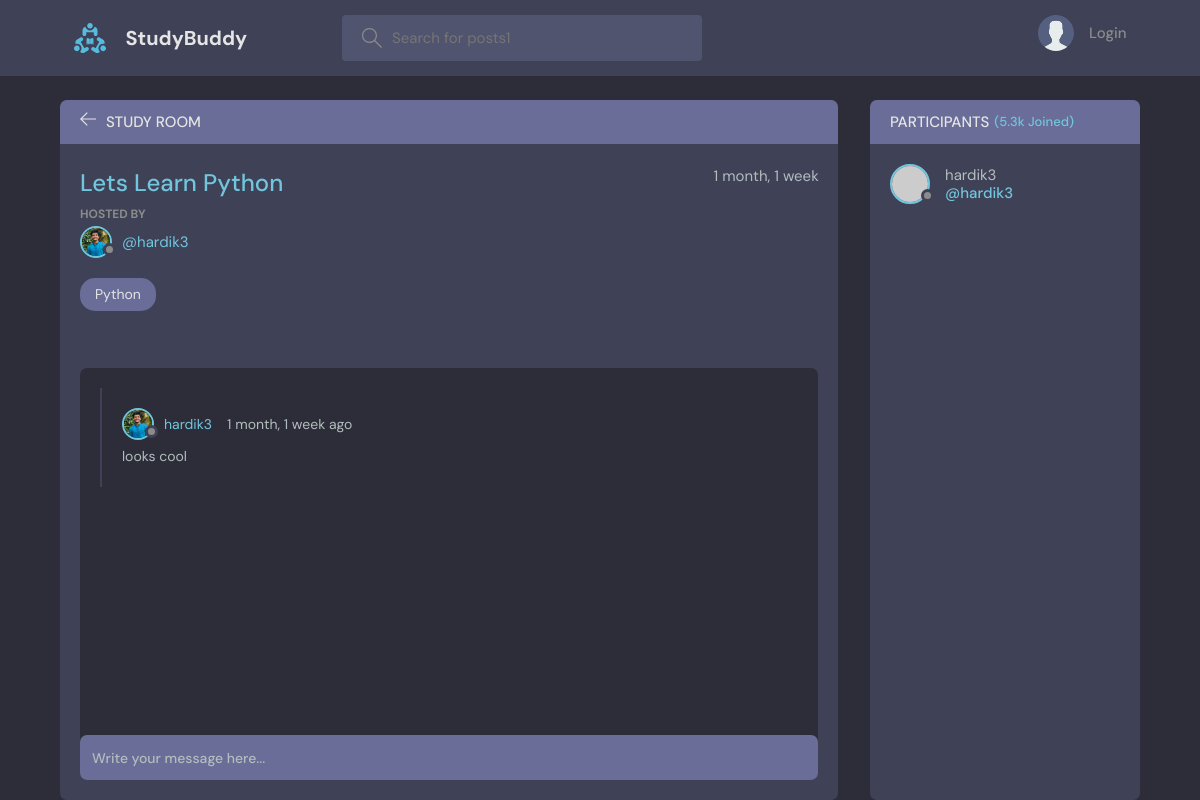
The page /room/1 on the database as committed earlier.
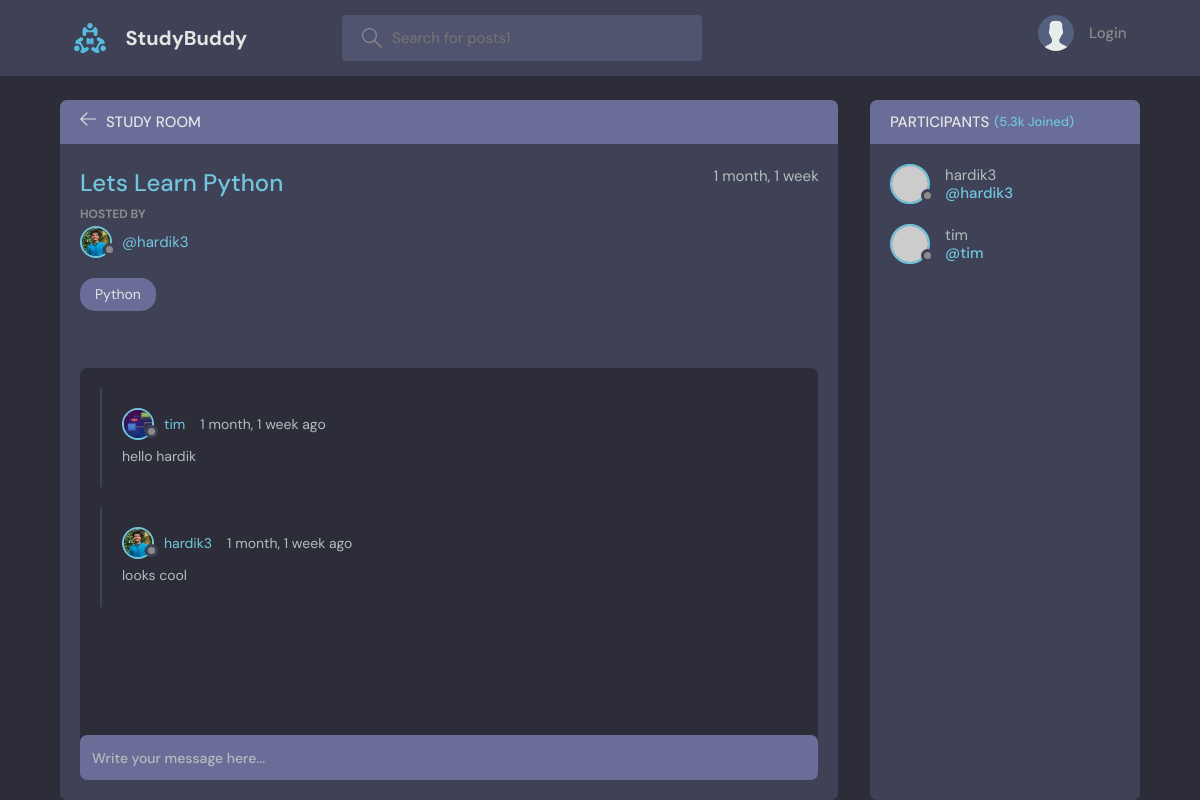
The same page on the database as committed later.
### base/models.py (models this page shows, shortened)
class Room(models.Model):
    host = models.ForeignKey(User, null=True, on_delete=models.SET_NULL)
    name = models.CharField(max_length=200)
    description = models.TextField(null=True, blank=True)
    participants = models.ManyToManyField(User,related_name='participants', blank=True)
    updated = models.DateTimeField(auto_now=True)
    created = models.DateTimeField(auto_now_add=True)
    topic = models.ForeignKey(Topic, null=True, on_delete=models.SET_NULL)
    class Meta:
        ordering = ['-updated', '-created']

class User(AbstractUser):
    name=models.CharField(max_length=200,null=True)
    email=models.EmailField(unique=True,null=True)
    bio=models.TextField(null=True)
    avatar=models.ImageField(null=True,default="avatar.svg")
    USERNAME_FIELD='email'
    REQUIRED_FIELDS=[]

class Topic(models.Model):
    name = models.CharField(max_length=200)
    def __str__(self):
        return self.name

class Message(models.Model):
    user = models.ForeignKey(User, on_delete=models.CASCADE)
    room = models.ForeignKey(Room, on_delete=models.CASCADE)
    body = models.TextField()
    updated = models.DateTimeField(auto_now=True)
    created = models.DateTimeField(auto_now_add=True)
    class Meta:
        ordering = ['-updated', '-created']

### base/views.py (the view, shortened to what this page needs)
# urls.py: path('room/<str:pk>', views.room,name="room"),   #when the user goes to the home page, the home function is called
def room(request, pk):
    room = Room.objects.get(id=pk)
    room_message = room.message_set.all()
    participants = room.participants.all()
    context = {'room': room, 'room_messages': room_message,
               'participants': participants}
    return render(request, 'base/room.html', context)

### base/templates/base/room.html (shortened to what this page needs)
{% extends 'main.html' %} {% block content %}
<main class="profile-page layout layout--2">
  <div class="container">
    <div class="room">
      <div class="room__top">
        <div class="room__topLeft">
          <a href="{% url 'home' %}">
            <svg
              version="1.1"
              xmlns="http://www.w3.org/2000/svg"
              width="32"
              height="32"
              viewBox="0 0 32 32"
            >
              <title>arrow-left</title>
              <path
                d="M13.723 2.286l-13.723 13.714 13.719 13.714 1.616-1.611-10.96-10.96h27.625v-2.286h-27.625l10.965-10.965-1.616-1.607z"
              ></path>
            </svg>
          </a>
          <h3>Study Room</h3>
        </div>
      </div>
      <div class="room__box scroll">
        <div class="room__header scroll">
          <div class="room__info">
            <h3>{{room.name}}</h3>
            <span>{{room.created|timesince}}</span>
          </div>
          <div class="room__hosted">
            <p>Hosted By</p>
            <a href="{% url 'user-profile' room.host.id %}" class="room__author">
              <div class="avatar avatar--small">
                <img src="{{room.host.avatar.url}}" />
              </div>
              <span>@{{room.host.username}}</span>
            </a>
          </div>
          <span class="room__topics">{{room.topic}}</span>
        </div>
        <div class="room__conversation">
          <div class="threads scroll">
            {% for message in room_messages %}
            <div class="thread">
              <div class="thread__top">
                <div class="thread__author">
                  <a href="{% url 'user-profile' message.user.id %}" class="thread__authorInfo">
                    <div class="avatar avatar--small">
                      <img
                        src="{{message.user.avatar.url}}"
                      />
                    </div>
                    <span>{{message.user.username}}</span>
                  </a>
                  <span class="thread__date">{{message.created|timesince}} ago</span>
                </div>
              </div>
              <div class="thread__details">
                {{message.body}}
              </div>
            </div>
            {% endfor %}
          </div>
        </div>
      </div>
      <div class="room__message">
        <form action="#" method="POST">{% csrf_token %}
          <input name="body" placeholder="Write your message here..." />
        </form>
      </div>
    </div>
    <div class="participants">
      <h3 class="participants__top">Participants <span>(5.3k Joined)</span></h3>
      <div class="participants__list scroll">
        {% for user in participants %}
        <a href="{% url 'user-profile' user.id %}" class="participant">
          <div class="avatar avatar--medium">
            <img src="https://randomuser.me/api/portraits/men/37.jpg" />
          </div>
          <p>
            {{user.username}}
            <span>@{{user.username}}</span>
          </p>
        </a>
        {% endfor %}
      </div>
    </div>
  </div>
</main>
{% endblock content %}

### templates/main.html (shortened to what this page needs)
<!DOCTYPE html>
{% load static %}
<html lang="en">
  <head>
    <link rel="stylesheet" href="{%static 'styles/style.css' %}" />
  </head>
  <body>
    {% include 'navbar.html' %}  {% block content %} {% endblock content %}
  </body>
</html>

### templates/navbar.html (shortened to what this page needs)
{% load static  %}
<header class="header header--loggedIn">
    <div class="container">
      <a href="{% url 'home' %}" class="header__logo">
        <img src="{% static 'images/logo.svg' %}" />
        <h1>StudyBuddy</h1>
      </a>
      <form class="header__search" method="GET" accept="{% url 'home' %}">
        <label>
          <input name="q" placeholder="Search for posts1" />
        </label>
      </form>
      <nav class="header__menu">
        {% if request.user.is_authenticated %}
        <div class="header__user">
          <a href="{% url 'update-user' %}">
            <div class="avatar avatar--medium active">
              <img src="{{request.user.avatar.url}}" />
            </div>
            <p>{{request.user.username}} <span>@{{request.user.username}}</span></p>
          </a>
          <button class="dropdown-button">
            <svg
              version="1.1"
              xmlns="http://www.w3.org/2000/svg"
              width="32"
              height="32"
              viewBox="0 0 32 32"
            >
              <title>chevron-down</title>
              <path d="M16 21l-13-13h-3l16 16 16-16h-3l-13 13z"></path>
            </svg>
          </button>
        </div>
        {% else %}
        <a href="{% url 'login' %}">
          <img src="{% static 'images/avatar.svg' %}" />
          <p>Login</p>
        </a>
        {% endif %}
      </nav>
    </div>
  </header>

Rows that differ between the two databases and show on the page:
added Message: user.avatar (picture), user.username "tim", created "1 month, 1 week", body "hello hardik"
added User: username "tim"
